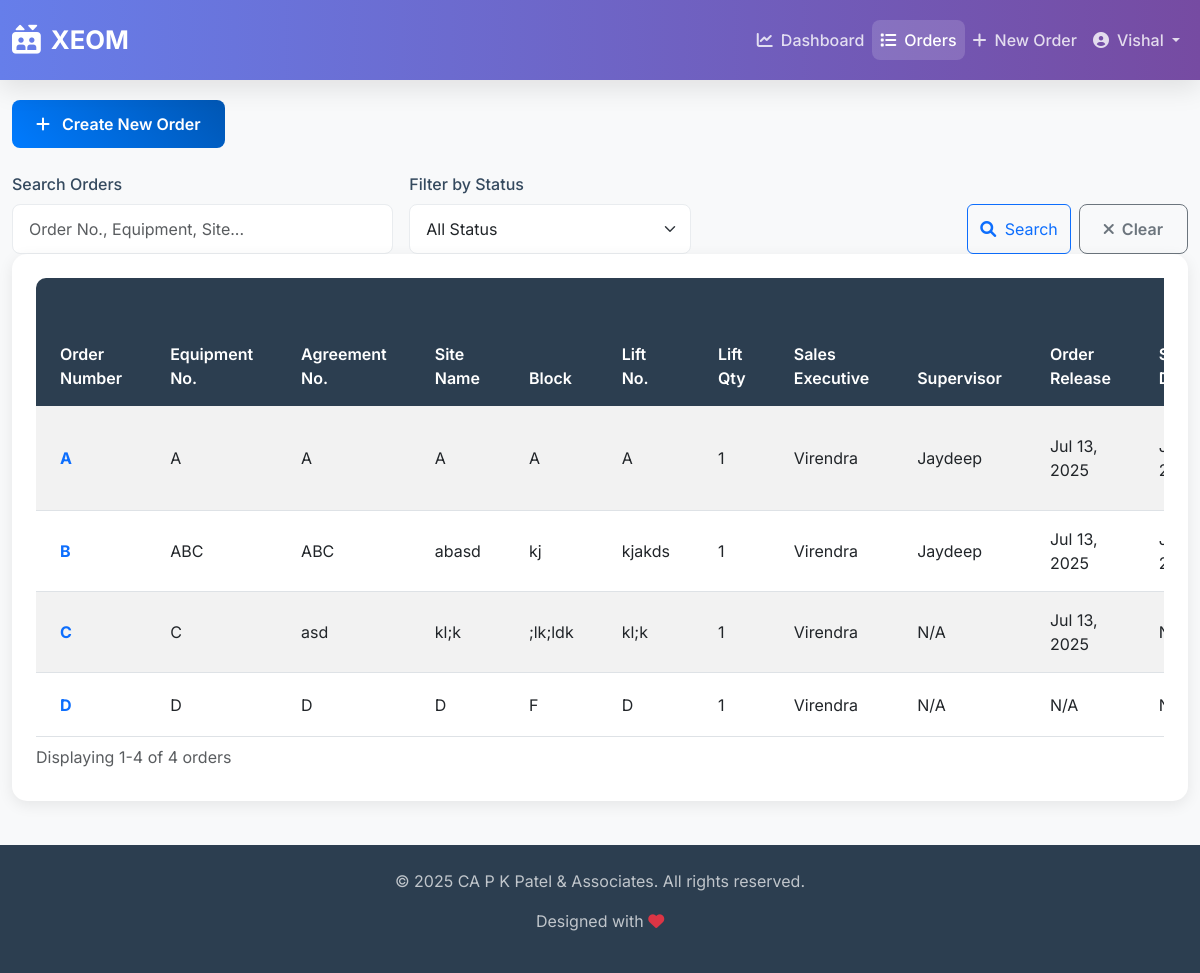
Page /xeom/list/ (signed in) on the committed database.
### Xeom/models.py (models this page shows, shortened)
class order(models.Model):
    order_number = models.CharField(max_length=100, primary_key=True, verbose_name="Order Number")
    equipment_number = models.CharField(max_length=100, verbose_name="Equipment Number")
    agreement_number = models.CharField(max_length=100, verbose_name="Agreement Number")
    site_name = models.CharField(max_length=100, verbose_name="Site Name")
    block = models.CharField(max_length=100, verbose_name="Block")
    lift_number = models.CharField(max_length=100, verbose_name="Lift Number")
    lift_quantity = models.IntegerField(verbose_name="Lift Quantity")
    sales_executive = models.ForeignKey(User, on_delete=models.CASCADE, verbose_name="Sales Executive")
    order_release = models.DateField(verbose_name="Order Release Date", blank=True,null=True)
    supervisor_decided = models.DateField(verbose_name="Supervisor Decided Date",blank=True,null=True)
    supervisor = models.ForeignKey(User, on_delete=models.CASCADE, related_name='supervisor', verbose_name="Supervisor",blank=True,null=True)
    bom_ready = models.DateField(verbose_name="BOM Ready Date",blank=True,null=True)
    gad_send_for_sign = models.DateField(verbose_name="GAD Send for Sign Date",blank=True,null=True)
    kick_off_meeting = models.DateField(verbose_name="Kick Off Meeting Date",blank=True,null=True)
    scaffolding_message = models.DateField(verbose_name="Scaffolding Message Date",blank=True,null=True)
    scaffolding_delivery = models.DateField(verbose_name="Scaffolding Delivery Date",blank=True,null=True)
    erector = models.CharField(max_length=100, verbose_name="Erector Name", choices=[('SOVANJI','SOVANJI'),('PRAVINBHAI','PRAVINBHAI'),('ROSHANBHAI','ROSHANBHAI'),('BHAVESHBHAI','BHAVESHBHAI'),('JATINBHAI','JATINBHAI'),('DIPAKBHAI','DIPAKBHAI'),('KIRANBHAI','KIRANBHAI'),('MUNAVARBHAI','MUNAVARBHAI'),('KAUSHIKBHAI','KAUSHIKBHAI'),('RAJU','RAJU'),('ASHOKBHAI','ASHOKBHAI'),('OM PRAKASH','OM PRAKASH')],blank=True, null=True)
    erector_decided = models.DateField(verbose_name="Erector Decided Date",blank=True,null=True)
    erector_file_ready = models.DateField(verbose_name="Erector File Ready Date",blank=True,null=True)
    scaffolding_installation = models.DateField(verbose_name="Scaffolding Installation Date",blank=True,null=True)
    reading_receipt = models.DateField(verbose_name="Reading Receipt Date",blank=True,null=True)
    po_release = models.JSONField(verbose_name="PO Release", default=dict,blank=True,null=True)
    material_dump = models.JSONField(verbose_name="Material Dump", default=dict,blank=True,null=True)
    installation = models.JSONField(verbose_name="Installation Date", default=dict,blank=True,null=True)
    lift_handover = models.DateField(verbose_name="Lift Handover Date",blank=True,null=True)
    gad_sign_complete = models.DateField(verbose_name="GAD Sign Complete Date",blank=True,null=True)
    form_a_submitted = models.DateField(verbose_name="Form A Submitted Date",blank=True,null=True)
    form_a_permission_received = models.DateField(verbose_name="Form Permission Received Date",blank=True,null=True)
    form_b_submitted = models.DateField(verbose_name="Form B Submitted Date",blank=True,null=True)
    license_received = models.DateField(verbose_name="License Received Date",blank=True,null=True)
    license_handover = models.DateField(verbose_name="License Handover Date",blank=True,null=True)
    handover_oc_submitted = models.DateField(verbose_name="Handover OC Submitted Date",blank=True,null=True)
    email_to_maintenance = models.DateField(verbose_name="Email to Maintenance Date",blank=True,null=True)
    receipt_by_maintenance = models.DateField(verbose_name="Receipt by Maintenance Date",blank=True,null=True)
    status = models.CharField(max_length=100,verbose_name="Status", default="In Progress", choices=[('In Progress', 'In Progress'),('Completed', 'Completed'),])
    history = HistoricalRecords()

### Xeom/views.py (the view, shortened to what this page needs)
# urls.py: path('list/', views.OrderListView.as_view(), name='order_list'),
class OrderListView(LoginRequiredMixin, ListView):
    model = order
    template_name = 'order_list.html'
    context_object_name = 'orders'
    paginate_by = 10
    def get_queryset(self):
        if self.request.user.groups.filter(name='Admin').exists():
            queryset = order.objects.all()
        elif self.request.user.groups.filter(name='Supervisor HOD').exists():
            queryset = order.objects.all().filter(supervisor_decided__isnull=True).filter(order_release__isnull=False)
        elif self.request.user.groups.filter(name='Supervisor').exists():
            queryset = order.objects.all().filter(installation__isnull=True).filter(supervisor=self.request.user).filter(order_release__isnull=False)
        elif self.request.user.groups.filter(name='Designer').exists():
            queryset = order.objects.all().filter(order_release__isnull=False)
        elif self.request.user.groups.filter(name='Store manager').exists():
            queryset = order.objects.all().filter(scaffolding_delivery__isnull=True).filter(order_release__isnull=False)
        elif self.request.user.groups.filter(name='Purchase manager').exists():
            queryset = order.objects.all().filter(installation__isnull=True).filter(order_release__isnull=False)
        elif self.request.user.groups.filter(name='License consultant').exists():
            queryset = order.objects.all().filter(license_received__isnull=True).filter(order_release__isnull=False)
        elif self.request.user.groups.filter(name='Sales Person').exists():
            queryset = order.objects.all().filter(installation__isnull=True).filter(sales_executive=self.request.user).filter(order_release__isnull=False)
        elif self.request.user.groups.filter(name='Maintenance HOD').exists():
            queryset = order.objects.all().filter(received_by_maintenance_hod=True).filter(order_release__isnull=False).filter(email_to_maintenance=False)
        else:
            queryset = order.objects.all().filter(order_release__isnull=False)
        status = self.request.GET.get('status')
        search = self.request.GET.get('search')
        if status:
            queryset = queryset.filter(status=status)
        return queryset.order_by('-order_release')

### Xeom/templates/order_list.html (shortened to what this page needs)
{% extends "base.html" %}
{% load static %}
{% block content %}
<div class="d-flex justify-content-between align-items-center mb-4">
    <a href="{% url 'order_create' %}" class="btn btn-primary">
        <i class="fas fa-plus me-2"></i> Create New Order
    </a>
</div>
<div class="search-form">
    <form method="get" class="row g-3 align-items-end">
        <div class="col-md-4 col-lg-4">
            <label for="search-input" class="form-label">Search Orders</label>
            <input type="text" name="search" id="search-input" class="form-control" placeholder="Order No., Equipment, Site..." value="{{ request.GET.search }}">
        </div>
        <div class="col-md-3 col-lg-3">
            <label for="status-select" class="form-label">Filter by Status</label>
            <select name="status" id="status-select" class="form-select">
                <option value="">All Status</option>
            </select>
        </div>
        <div class="col-md-5 col-lg-5 d-flex justify-content-end">
            <button type="submit" class="btn btn-outline-primary me-2">
                <i class="fas fa-search me-1"></i> Search
            </button>
            <a href="{% url 'order_list' %}" class="btn btn-outline-secondary">
                <i class="fas fa-times me-1"></i> Clear
            </a>
        </div>
    </form>
</div>
<div class="card">
    <div class="card-body">
        <div class="table-responsive">
            <table class="table table-striped table-hover">
                <caption>Displaying {{ page_obj.start_index|default:0 }}-{{ page_obj.end_index|default:0 }} of {{ paginator.count }} orders</caption>
                <thead class="table-dark">
                    <tr>
                        <th>Order Number</th>
                        <th>Equipment No.</th>
                        <th>Agreement No.</th>
                        <th>Site Name</th>
                        <th>Block</th>
                        <th>Lift No.</th>
                        <th>Lift Qty</th>
                        <th>Sales Executive</th>
                        <th>Supervisor</th>
                        <th class="table-date-col">Order Release</th>
                        <th class="table-date-col">Supervisor Decided</th>
                    </tr>
                </thead>
                <tbody>
                    {% for order in orders %}
                    <tr>
                        <td>
                            <a href="{% url 'order_detail' order.order_number %}" class="text-decoration-none text-primary">
                                <strong>{{ order.order_number }}</strong>
                            </a>
                        </td>
                        <td>{{ order.equipment_number|default:"N/A" }}</td>
                        <td>{{ order.agreement_number|default:"N/A" }}</td>
                        <td>{{ order.site_name|default:"N/A" }}</td>
                        <td>{{ order.block|default:"N/A" }}</td>
                        <td>{{ order.lift_number|default:"N/A" }}</td>
                        <td>{{ order.lift_quantity|default:"N/A" }}</td>
                        <td>{{ order.sales_executive.get_full_name|default:order.sales_executive.username }}</td>
                        <td>{{ order.supervisor.get_full_name|default:"N/A" }}</td>
                        <td>{{ order.order_release|date:"M d, Y"|default:"N/A" }}</td>
                        <td>{{ order.supervisor_decided|date:"M d, Y"|default:"N/A" }}</td>
                    </tr>
                    {% endfor %}
                </tbody>
            </table>
        </div>
    </div>
</div>
{% endblock content %}

### Xeom/templates/base.html (shortened to what this page needs)
{% load static %}
<!DOCTYPE html>
<html lang="en">
<head>
    <link href="https://cdn.jsdelivr.net/npm/bootstrap@5.3.0/dist/css/bootstrap.min.css" rel="stylesheet">
    <link href="https://cdnjs.cloudflare.com/ajax/libs/font-awesome/6.0.0/css/all.min.css" rel="stylesheet">
</head>
<body>
    <nav class="navbar navbar-expand-lg">
        <div class="container-fluid">
            <a class="navbar-brand" href="{% url 'dashboard' %}">
                <i class="fas fa-elevator"></i> XEOM
            </a>
            <div class="collapse navbar-collapse justify-content-end" id="navbarNav">
                <ul class="navbar-nav">
                    <li class="nav-item">
                        <a class="nav-link {% if request.resolver_match.url_name == 'dashboard' %}active{% endif %}" aria-current="page" href="{% url 'dashboard' %}">
                            <i class="fas fa-chart-line me-2"></i>Dashboard
                        </a>
                    </li>
                    <li class="nav-item">
                        <a class="nav-link {% if request.resolver_match.url_name == 'order_list' %}active{% endif %}" href="{% url 'order_list' %}">
                            <i class="fas fa-list me-2"></i>Orders
                        </a>
                    </li>
                    <li class="nav-item">
                        <a class="nav-link {% if request.resolver_match.url_name == 'order_create' %}active{% endif %}" href="{% url 'order_create' %}">
                            <i class="fas fa-plus me-2"></i>New Order
                        </a>
                    </li>
                    {% if user.is_authenticated %}
                    <li class="nav-item dropdown">
                        <a class="nav-link dropdown-toggle" href="#" id="navbarDropdown" role="button" data-bs-toggle="dropdown" aria-expanded="false">
                            <i class="fas fa-user-circle me-2"></i>{{ user.get_full_name|default:user.username }}
                        </a>
                    </li>
                    {% else %}
                    <li class="nav-item">
                        <a class="nav-link" href="{% url 'login' %}">
                            <i class="fas fa-sign-in-alt me-2"></i>Login
                        </a>
                    </li>
                    {% endif %}
                </ul>
            </div>
        </div>
    </nav>
    <div class="container-fluid main-content">
        {% block content %}
        {% endblock content %}
    </div>
    <footer class="footer">
        <div class="container-fluid">
            <p>&copy; 2025 CA P K Patel & Associates. All rights reserved.</p>
            <p>Designed with <i class="fas fa-heart text-danger"></i> </p>
        </div>
    </footer>
</body>
</html>

### Xeom/templates/base.html (style rules this page uses)
:root { --primary-color: #667eea; --secondary-color: #764ba2; --accent-color: #3498db; --text-color: #34495e; --light-bg: #f8f9fa; --dark-bg: #2c3e50; --card-bg: #ffffff; --border-color: #e9ecef; --shadow-light: 0 4px 15px rgba(0,0,0,0.08); --shadow-medium: 0 8px 25px rgba(0,0,0,0.1); }
body { font-family: 'Inter', sans-serif; background-color: var(--light-bg); color: var(--text-color); min-height: 100vh; display: flex; flex-direction: column; }
.navbar { background: linear-gradient(90deg, var(--primary-color) 0%, var(--secondary-color) 100%); box-shadow: var(--shadow-medium); padding: 1rem 0; }
.navbar-brand { color: white !important; font-weight: 700; font-size: 1.6rem; display: flex; align-items: center; }
.navbar-brand i { margin-right: 10px; font-size: 1.8rem; }
.navbar-nav .nav-link { color: rgba(255, 255, 255, 0.8) !important; font-weight: 500; padding: 0.5rem 1rem; border-radius: 8px; transition: all 0.3s ease; }
.navbar-nav .nav-link:hover, .navbar-nav .nav-link.active { color: white !important; background-color: rgba(255, 255, 255, 0.15); }
.main-content { flex: 1; padding-top: 20px; padding-bottom: 20px; }
.card { border: none; border-radius: 15px; box-shadow: var(--shadow-light); overflow: hidden; margin-bottom: 1.5rem; }
.card-body { padding: 1.5rem; }
.btn-primary { background: linear-gradient(45deg, #007bff 0%, #0056b3 100%); border: none; border-radius: 8px; padding: 0.75rem 1.5rem; font-weight: 600; transition: all 0.3s ease; }
.btn-outline-secondary { border-color: #6c757d; color: #6c757d; border-radius: 8px; padding: 0.75rem 1.5rem; font-weight: 600; transition: all 0.3s ease; }
.form-control, .form-select { border-radius: 8px; padding: 0.75rem 1rem; border: 1px solid var(--border-color); transition: border-color 0.3s ease, box-shadow 0.3s ease; }
.form-label { font-weight: 500; color: var(--text-color); margin-bottom: 0.5rem; }
.table { border-radius: 10px; overflow: hidden; margin-bottom: 0; }
.table thead th { background-color: var(--dark-bg); color: white; border-bottom: none; padding: 1rem 1.5rem; font-weight: 600; }
.table tbody tr { transition: background-color 0.2s ease; }
.table tbody td { padding: 1rem 1.5rem; vertical-align: middle; }
.footer { background-color: var(--dark-bg); color: rgba(255, 255, 255, 0.7); padding: 1.5rem 0; text-align: center; margin-top: auto; }

### rows in the picture
order: order_number "A", equipment_number "A", agreement_number "A", site_name "A", block "A", lift_number "A", lift_quantity "1", sales_executive.get_full_name "Virendra", supervisor.get_full_name "Jaydeep", order_release "Jul 13, 2025"
order: order_number "B", equipment_number "ABC", agreement_number "ABC", site_name "abasd", block "kj", lift_number "kjakds", lift_quantity "1", sales_executive.get_full_name "Virendra", supervisor.get_full_name "Jaydeep", order_release "Jul 13, 2025"
order: order_number "C", equipment_number "C", agreement_number "asd", site_name "kl;k", block ";lk;ldk", lift_number "kl;k", lift_quantity "1", sales_executive.get_full_name "Virendra", supervisor.get_full_name "N/A", order_release "Jul 13, 2025"
order: order_number "D", equipment_number "D", agreement_number "D", site_name "D", block "F", lift_number "D", lift_quantity "1", sales_executive.get_full_name "Virendra", supervisor.get_full_name "N/A", order_release "N/A"

### other values in the picture
{{ user.get_full_name|default:user.username }} "Vishal"
{{ page_obj.start_index|default:0 }} "1"
{{ page_obj.end_index|default:0 }} "4"
{{ paginator.count }} "4"
